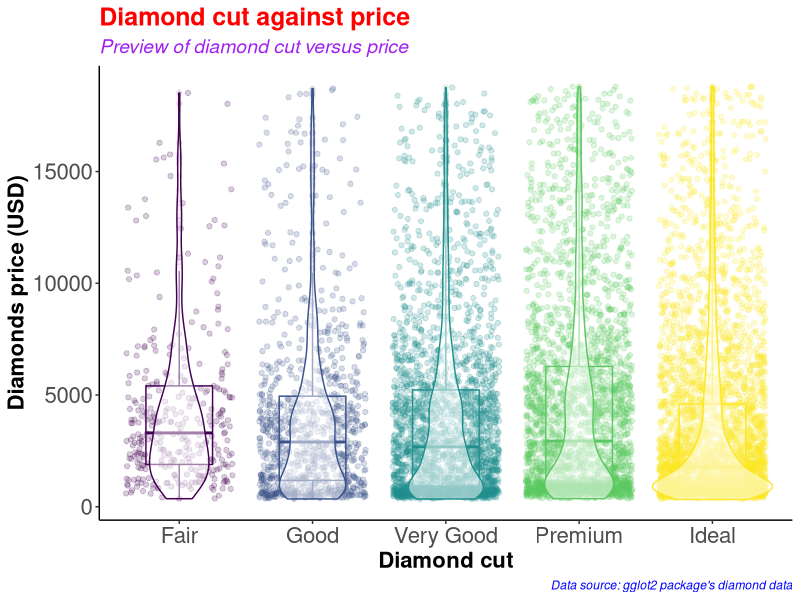
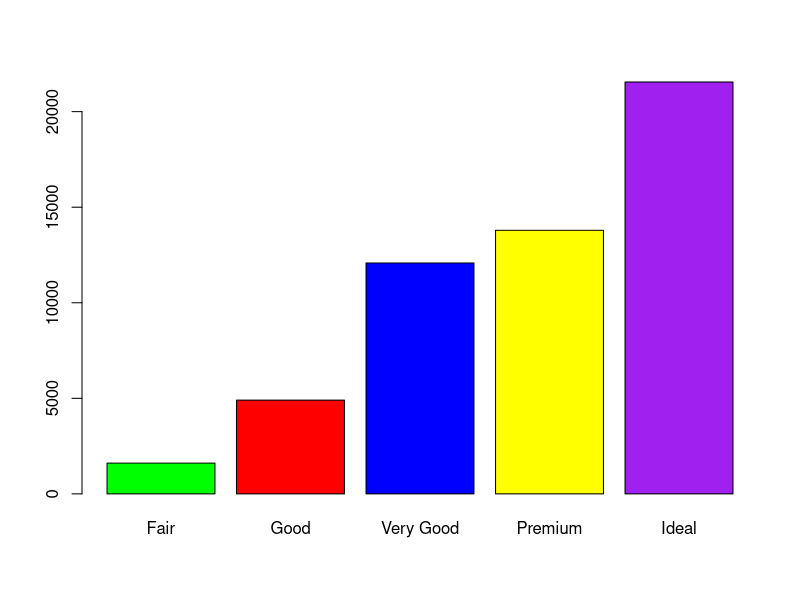
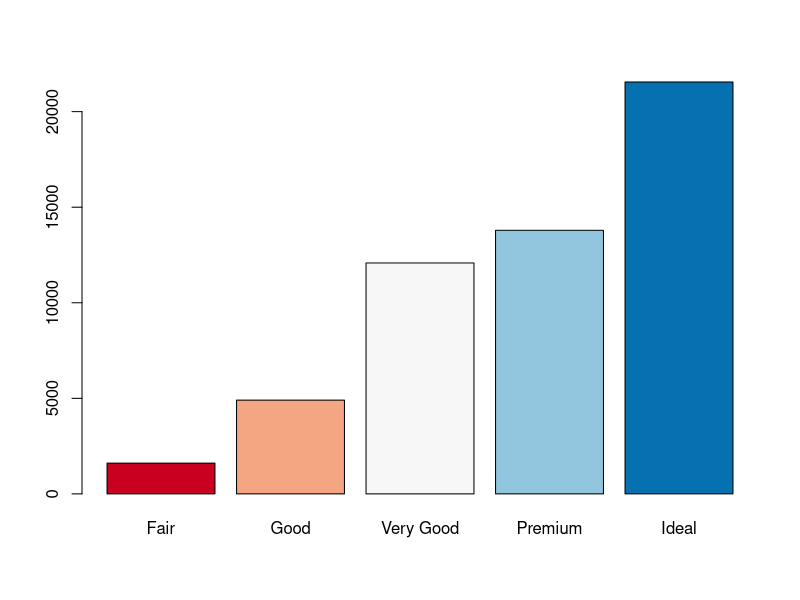
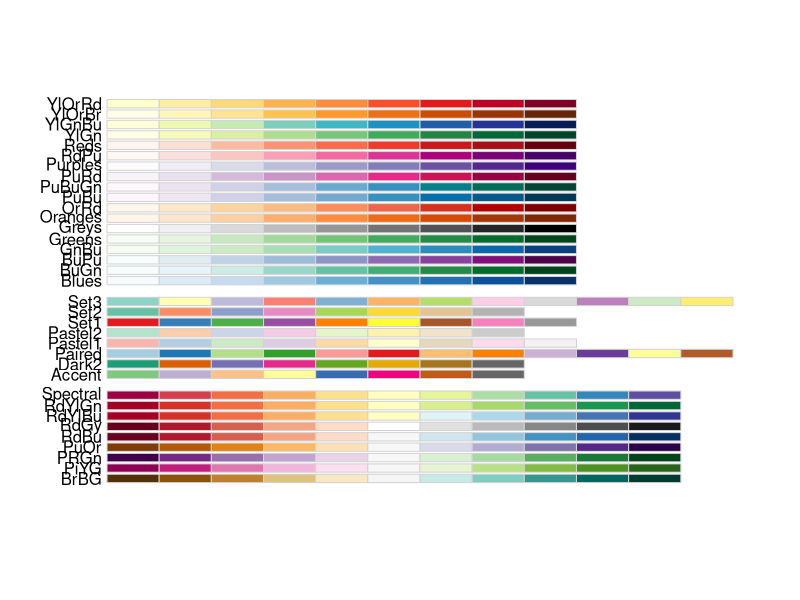
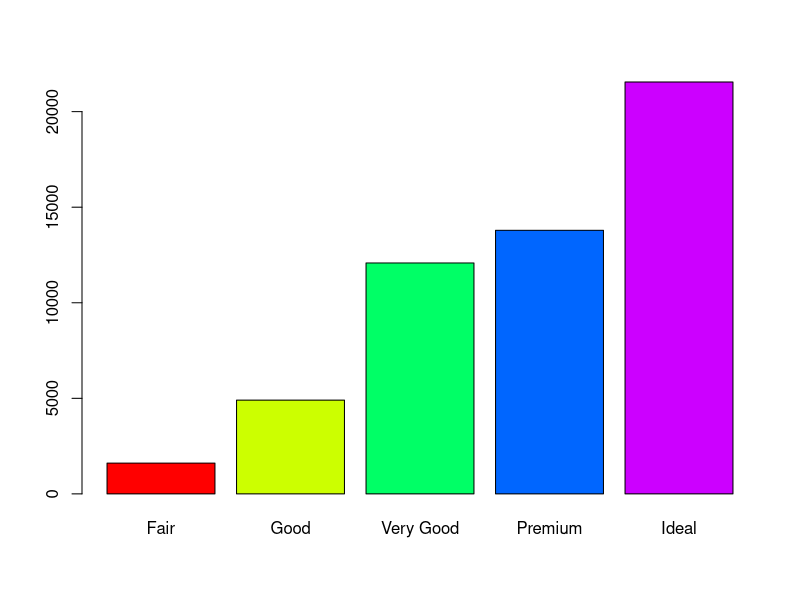
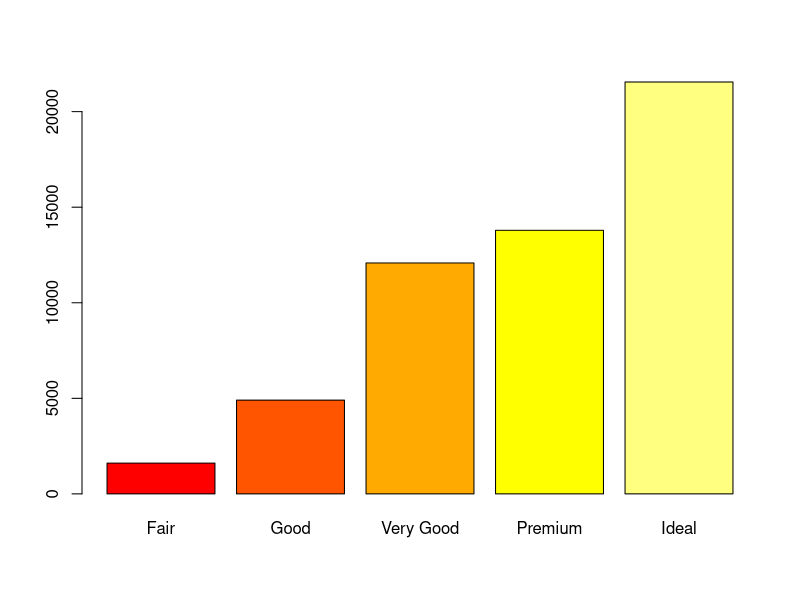
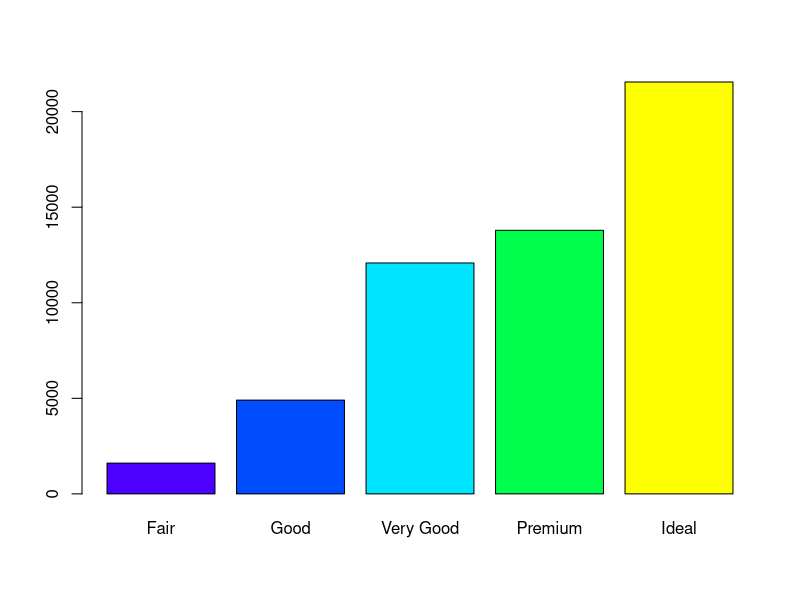
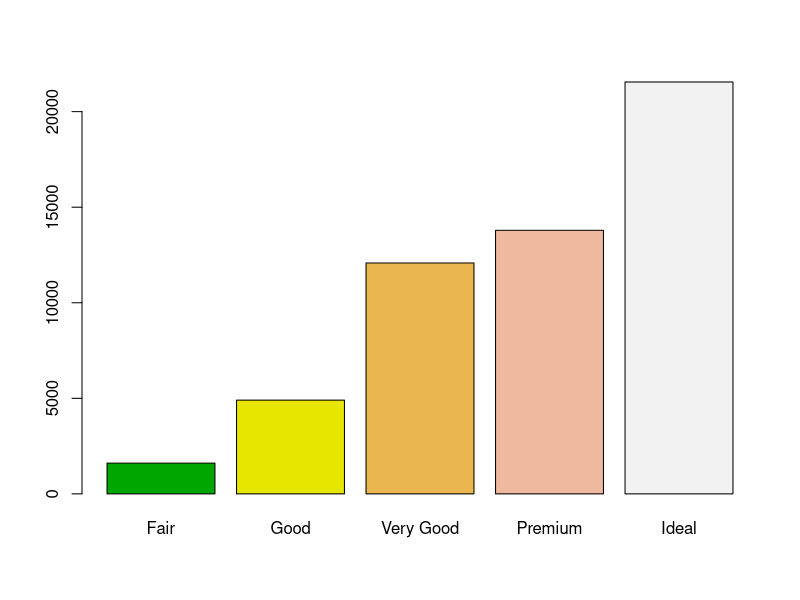

Here is the R script that generated these plots, in order:
#########################################
# Name: Wyclife Agumba Oluoch           #   
# E-mail: wyclifeoluoch@gmail.com       #
# GitHub: https://github.com/Wycology   #
# Task: Boxplot and violin plots in one #
# Date: 4th Jan 2021                    #
# Last edited: 22nd July 2021           #
#########################################

# Loading the necessary libraries for the project

base::library(tidyverse) # This is for data wrangling and plotting.
base::library(RColorBrewer) # This is for generating color pallets for the plots.

diamonds_df <- diamonds # Saving the diamonds data-set to a new object in R.

utils::head(diamonds) # Checking the variables in the data-set for subsequent analyses
base::nrow(diamonds) # Checking for the number of rows in the data. 53940 observations
base::ncol(diamonds) # Checking the number of variables in the data-set. 10 variables

diamonds_df %>% # Picking the diamonds data, and then
  dplyr::slice_sample(n = 0.2*(nrow(diamonds))) %>% # Picking a portion of the data-set
  ggplot2::ggplot(ggplot2::aes(x = cut, y = price, color = cut)) + # Adding the mapping variables
  ggplot2::geom_point(position = "jitter", alpha = 0.2) + # Adding jitter and alpha
  ggplot2::geom_boxplot(alpha = 0.1, width = 0.5) + # Modifying dimensions of the boxplot 
  ggplot2::geom_violin(alpha = 0.5) + # Adding violin plot on top of the box and jitter
  ggplot2::theme_classic() + # Adding my preferred theme for publication.
  theme(legend.position = "none") + # Removing the legend; it is on the x-axis
  labs(x = "Diamond cut", # Labels the x-axis.
       y = "Diamonds price (USD)", # Labeling the y-axis
       title = "Diamond cut against price", # Setting tibble of the plot
       subtitle = "Preview of diamond cut versus price", # Descriptive title beneath TITLE
       caption = "Data source: gglot2 package's diamond data") +
  theme(axis.text = element_text(size=16), # Size of labels on tick-marks
        axis.title = element_text(size=16,face="bold")) + # Size of axis labels
  theme(plot.title = element_text(color = 'red', size = 18, face = 'bold'),
        plot.subtitle = element_text(color = 'purple', size = 14, face = 'italic'),
        plot.caption = element_text(color = 'blue', face = 'italic'))

diamonds %>% # Picking the diamonds data, and then
  filter(cut == 'Very Good') %>% # Picking the very good cut 
  nrow() # counting the number of rows with very good cut

diamonds %>% 
  select(cut) %>% 
  table() %>% 
  barplot(col = c('green', 'red', 'blue', 'yellow', 'purple'))

# Instead of specifying the colors, we can simply use the color brewer panel 

diamonds %>% 
  select(cut) %>% 
  table() %>% 
  barplot(col = brewer.pal(n = 5, name = "RdBu"))
# To display more brewer colors options to use, run the following function:

display.brewer.all()

# Can also use rainbow colors

diamonds %>% 
  select(cut) %>% 
  table() %>% 
  barplot(col = rainbow(5))

# Can also use heat.colors
diamonds %>% 
  select(cut) %>% 
  table() %>% 
  barplot(col = heat.colors(5))

# Can also use topographic colors

diamonds %>% 
  select(cut) %>% 
  table() %>% 
  barplot(col = topo.colors(5))

# Can also use terrain colors for the plot
diamonds %>% 
  select(cut) %>% 
  table() %>% 
  barplot(col = terrain.colors(5))

# Can also use cm.colors
diamonds %>% 
  select(cut) %>% 
  table() %>% 
  barplot(col = cm.colors(5)) 

# That is awesome. Good for the day.
